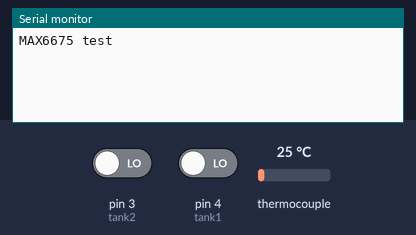
Simulated run of this sketch. Board: Arduino Uno, built with avr-gcc and run on an emulated ATmega328P. Parts: the last lines printed to the serial monitor. The inputs (shaded band) are chosen by the test bench; at power-on: pin 3 (tank2) LOW, thermocouple 25 °C, pin 4 (tank1) LOW.

Above: at 1.7 s.
1.8 s: pin 3 (tank2) driven HIGH
At 2.4 s:
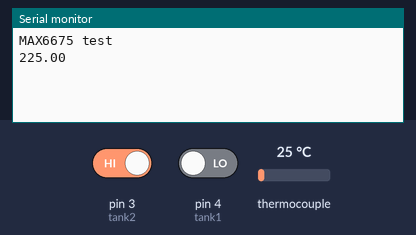
4.0 s: thermocouple set to 6 °C
At 4.4 s:
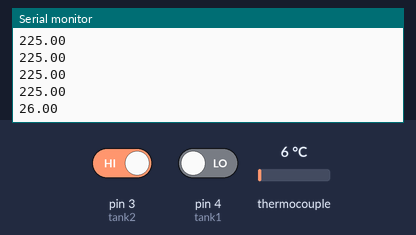
5.5 s: pin 4 (tank1) driven HIGH
7.0 s: thermocouple set to 75 °C
At 7.32 s:
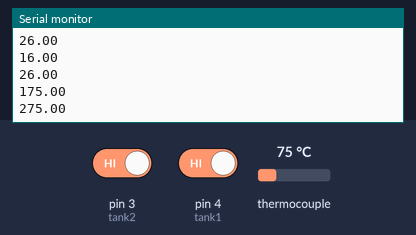
Timing chart, 0 to 9.5 s (numbered marks = the images above; inputs shaded):
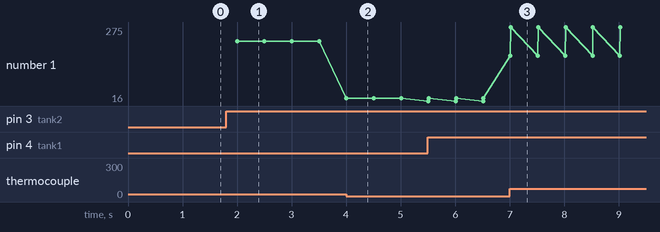

Measured:
- after the input at 1.8 s, the serial monitor: prints a new line after 0.20 s (image 1)
- after the input at 4.0 s, the serial monitor: prints a new line at once (image 2)
- after the input at 7.0 s, the serial monitor: prints a new line at once (image 3)
- plotted number 1: 225 → 26 after the input at 4.0 s, 26 → 275 after the input at 7.0 s

The sketch:

AECU02_ESP_32_CODE_copy_20231109103021.ino
```cpp
#include "max6675.h"
int tank1 = 4;  // Her defineres porten for når tank 1 skal måles
int tank2 = 3;  // Her defineres porten for når tank 1 skal måles

int thermoDO = 10;  // Dette er porten for data fra MAX6675
int thermoCS = 9;  // Dette er porten for CS signlet
int thermoCLK = 11;  // Dette er porten for CLK signalet

int buttonState1 = 0;
int buttonState2 = 0;

MAX6675 thermocouple(thermoCLK, thermoCS, thermoDO);

void setup() {
  Serial.begin(9600);
  pinMode(tank1, INPUT);
  pinMode(tank2, INPUT);


  Serial.println("MAX6675 test");
  // wait for MAX chip to stabilize
  delay(500);
}


void loop() {
  delay(500);
  buttonState1 = digitalRead(tank1);
  buttonState2 = digitalRead(tank2);  // Her defineres hver buttonState som digitalt input fra tank 1 og 2

  if (buttonState1 == HIGH) {
    Serial.println(String(1)+String(thermocouple.readCelsius()));  // Hvis tank 1 sender signal på logisk 1, skal temperaturen skrived med et 1. tall foran ,
  }
  if (buttonState2 == HIGH) {
    Serial.println(String(2)+String(thermocouple.readCelsius()));  // Hvis tank 1 sender signal på logisk 1, skal temperaturen skrived med et 1. tall foran ,
  }

}
```
